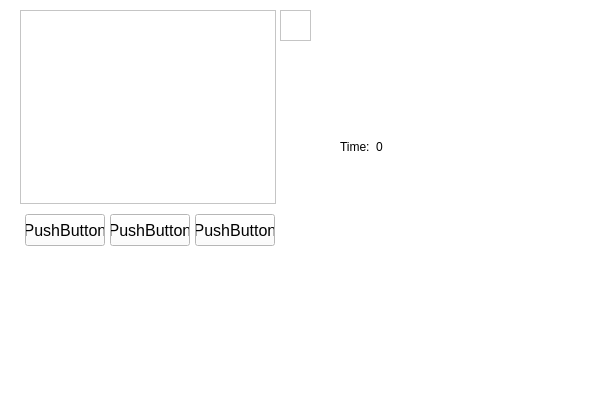
<?xml version="1.0" encoding="UTF-8"?>
<ui version="4.0">
 <class>Launcher</class>
 <widget class="QMainWindow" name="Launcher">
  <property name="geometry">
   <rect>
    <x>0</x>
    <y>0</y>
    <width>600</width>
    <height>420</height>
   </rect>
  </property>
  <property name="minimumSize">
   <size>
    <width>600</width>
    <height>420</height>
   </size>
  </property>
  <property name="maximumSize">
   <size>
    <width>800</width>
    <height>600</height>
   </size>
  </property>
  <property name="windowTitle">
   <string>Launcher</string>
  </property>
  <property name="styleSheet">
   <string notr="true">color:black;
background:white;</string>
  </property>
  <widget class="QWidget" name="centralwidget">
   <widget class="QListWidget" name="hideWidget">
    <property name="geometry">
     <rect>
      <x>280</x>
      <y>10</y>
      <width>31</width>
      <height>31</height>
     </rect>
    </property>
   </widget>
   <widget class="QWidget" name="layoutWidget">
    <property name="geometry">
     <rect>
      <x>20</x>
      <y>10</y>
      <width>260</width>
      <height>240</height>
     </rect>
    </property>
    <layout class="QVBoxLayout" name="vAllLayout">
     <item>
      <layout class="QVBoxLayout" name="verticalLayout">
       <item>
        <widget class="QListWidget" name="lastWidget">
         <property name="sizePolicy">
          <sizepolicy hsizetype="Fixed" vsizetype="Minimum">
           <horstretch>0</horstretch>
           <verstretch>0</verstretch>
          </sizepolicy>
         </property>
         <property name="minimumSize">
          <size>
           <width>200</width>
           <height>160</height>
          </size>
         </property>
         <property name="maximumSize">
          <size>
           <width>256</width>
           <height>257</height>
          </size>
         </property>
         <property name="layoutDirection">
          <enum>Qt::LeftToRight</enum>
         </property>
        </widget>
       </item>
      </layout>
     </item>
     <item>
      <layout class="QHBoxLayout" name="horizontalLayout">
       <property name="spacing">
        <number>4</number>
       </property>
       <property name="leftMargin">
        <number>4</number>
       </property>
       <property name="topMargin">
        <number>4</number>
       </property>
       <property name="rightMargin">
        <number>4</number>
       </property>
       <property name="bottomMargin">
        <number>4</number>
       </property>
       <item>
        <widget class="QPushButton" name="bLaunchGame">
         <property name="sizePolicy">
          <sizepolicy hsizetype="Maximum" vsizetype="Maximum">
           <horstretch>40</horstretch>
           <verstretch>20</verstretch>
          </sizepolicy>
         </property>
         <property name="minimumSize">
          <size>
           <width>64</width>
           <height>32</height>
          </size>
         </property>
         <property name="maximumSize">
          <size>
           <width>80</width>
           <height>32</height>
          </size>
         </property>
         <property name="font">
          <font>
           <pointsize>12</pointsize>
          </font>
         </property>
         <property name="text">
          <string>PushButton</string>
         </property>
        </widget>
       </item>
       <item>
        <widget class="QPushButton" name="deleteGame">
         <property name="sizePolicy">
          <sizepolicy hsizetype="Minimum" vsizetype="Minimum">
           <horstretch>0</horstretch>
           <verstretch>0</verstretch>
          </sizepolicy>
         </property>
         <property name="minimumSize">
          <size>
           <width>64</width>
           <height>32</height>
          </size>
         </property>
         <property name="maximumSize">
          <size>
           <width>80</width>
           <height>32</height>
          </size>
         </property>
         <property name="font">
          <font>
           <pointsize>12</pointsize>
          </font>
         </property>
         <property name="text">
          <string>PushButton</string>
         </property>
        </widget>
       </item>
       <item>
        <widget class="QPushButton" name="pushButton">
         <property name="sizePolicy">
          <sizepolicy hsizetype="Minimum" vsizetype="Minimum">
           <horstretch>0</horstretch>
           <verstretch>0</verstretch>
          </sizepolicy>
         </property>
         <property name="minimumSize">
          <size>
           <width>64</width>
           <height>32</height>
          </size>
         </property>
         <property name="maximumSize">
          <size>
           <width>80</width>
           <height>32</height>
          </size>
         </property>
         <property name="font">
          <font>
           <pointsize>12</pointsize>
          </font>
         </property>
         <property name="text">
          <string>PushButton</string>
         </property>
        </widget>
       </item>
      </layout>
     </item>
    </layout>
   </widget>
   <widget class="QWidget" name="">
    <property name="geometry">
     <rect>
      <x>340</x>
      <y>140</y>
      <width>65</width>
      <height>14</height>
     </rect>
    </property>
    <layout class="QHBoxLayout" name="horizontalLayout_2">
     <item>
      <widget class="QLabel" name="label">
       <property name="styleSheet">
        <string notr="true">color: black;</string>
       </property>
       <property name="text">
        <string>Time:</string>
       </property>
      </widget>
     </item>
     <item>
      <widget class="QLabel" name="timeLabel">
       <property name="text">
        <string>0</string>
       </property>
      </widget>
     </item>
    </layout>
   </widget>
  </widget>
  <widget class="QMenuBar" name="menubar">
   <property name="geometry">
    <rect>
     <x>0</x>
     <y>0</y>
     <width>600</width>
     <height>17</height>
    </rect>
   </property>
  </widget>
  <widget class="QStatusBar" name="statusbar"/>
 </widget>
 <resources/>
 <connections/>
</ui>
